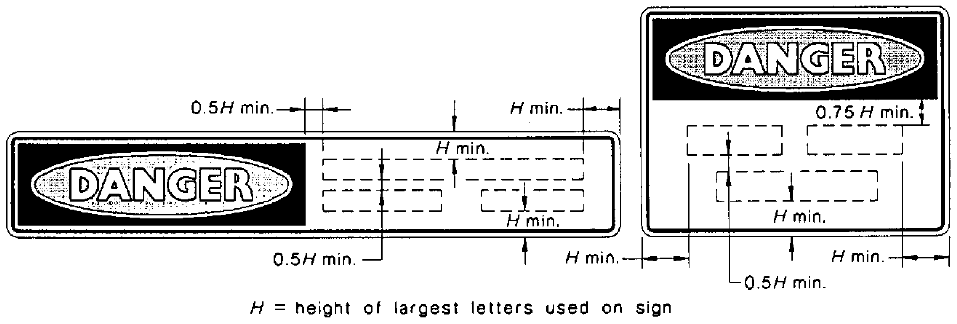
#> input picture Australia/National (AS 1319)/Original PNGs/D6.png, 957 x 324 px, given in place of t2.1_4.png.a.png, which was not available
$ python overlay.py '../Australia/National (AS 1319)/Original PNGs/D6.png' '../Australia/National (AS 1319)/Original PNGs/t2.1_4.png' '../Australia/National (AS 1319)/Original PNGs/t2.1_4.png' 5
#> lines starting #> are read from the running program, lines starting #| are printed output that depends on the picture; pictures that were not available may be replaced by others from this repository, and a replacement may not be noted
#!/usr/bin/env python3
"""overlay.py — render two SVGs (e.g. before/after a spec change) and write side-by-side + overlay PNG.
  python3 tools/overlay.py before.svg after.svg out.png [height]
Overlay: 'before' in red, 'after' in blue; where they coincide the result is dark, differences show as red or blue fringes."""
import subprocess, sys
from PIL import Image
INK = "/Applications/Inkscape.app/Contents/MacOS/inkscape"
def render(svg, png, h):
#> called with h = 5
    subprocess.run([INK, svg, "--export-type=png", f"--export-height={h}", "--export-background=#ffffff", f"--export-filename={png}"], capture_output=True)
#> (this line was passed over: subprocess is not available in this run)
    return Image.open(png).convert("L")
#> returned value is the input picture: PIL image 957x324 L; min 0, max 255, mean 217.2
def main(a, b, out, h=400):
    A = render(a, out + ".a.png", h); B = render(b, out + ".b.png", h)
#> call 2 of render, with h = 5
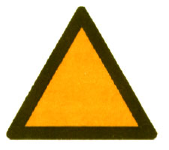
#> input picture Australia/National (AS 1319)/Original PNGs/t2.1_4.png, 169 x 150 px, given in place of t2.1_4.png.b.png, which was not available
#> in render (call 2), `return Image.open(png).convert("L")`:
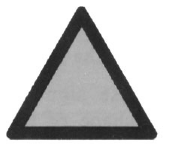
#> returned value: PIL image 169x150 L; min 30, max 255, mean 193.6
    if A.size != B.size: B = B.resize(A.size)
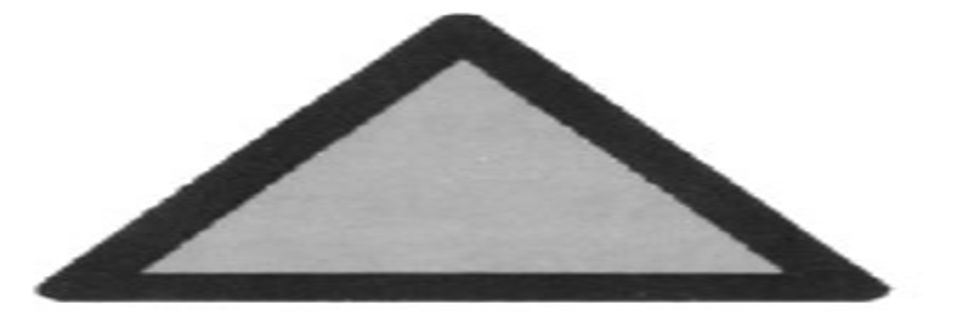
#> B: PIL image 957x324 L; min 29, max 255, mean 193.6
    ov = Image.merge("RGB", (A, Image.new("L", A.size, 255), B))
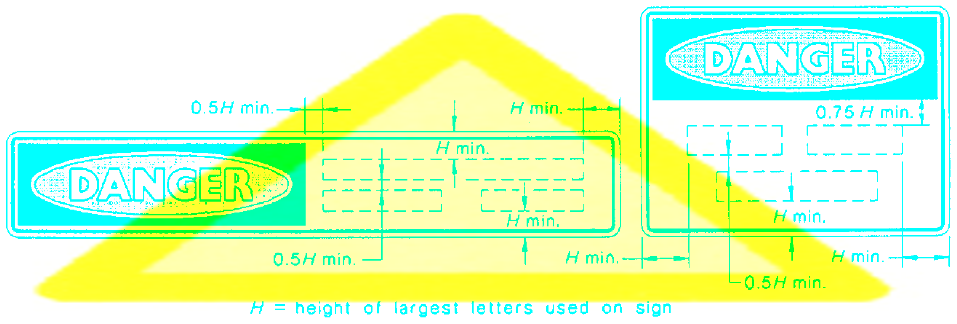
#> ov: PIL image 957x324 RGB; mean R, G, B 217.2, 255, 193.6
    Ac = Image.open(out + ".a.png").convert("RGB"); Bc = Image.open(out + ".b.png").convert("RGB")
    t = Image.new("RGB", (Ac.width + Bc.width + ov.width + 40, h), "white"); t.paste(Ac, (0, 0)); t.paste(Bc, (Ac.width + 20, 0)); t.paste(ov, (Ac.width + Bc.width + 40, 0)); t.save(out)
if __name__ == "__main__":
    main(sys.argv[1], sys.argv[2], sys.argv[3], int(sys.argv[4]) if len(sys.argv) > 4 else 400)
